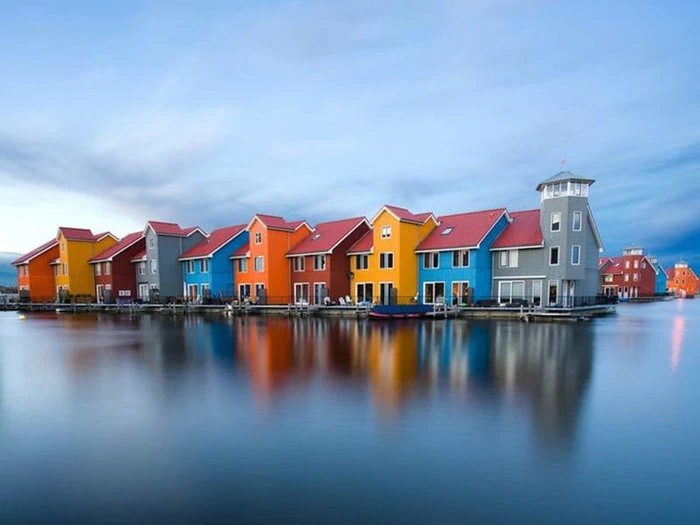
#> input picture assignments/KleurenHistogrammenFeatures/assets/color.png, 700 x 525 px, found by its file name
$ python main.py
#> lines starting #> are read from the running program, lines starting #| are printed output that depends on the picture
import numpy as np
from skimage import io
from skimage.color import rgb2hsv
import matplotlib.pyplot as plt

if __name__ == "__main__":
    image = io.imread("assets/color.png")
#> image is the input picture: shape (525, 700, 3); mean R, G, B 125.4, 148.2, 174.7
    image_gray = image.copy()

    # Which color range to keep.
    # Random math has been added to convert a photoshop range to skimage range.
    min_h = 24 / 360
    max_h = 45 / 360

    hue = rgb2hsv(image)[:, :, 0]
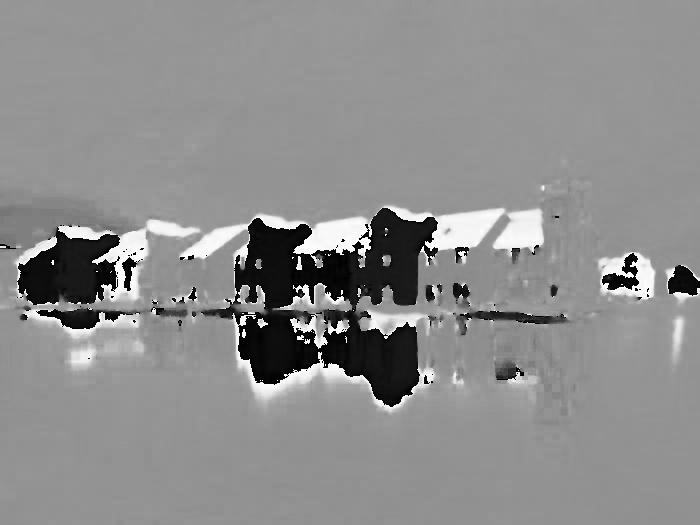
#> hue: shape (525, 700) float64; min 0, max 0.999, mean 0.556

    print("This is going to take a while...")
    for y in range(image_gray.shape[0]):
        for x in range(image_gray.shape[1]):
            # RGB range is 0..255
            pix = image_gray[y, x]
            r, g, b = pix[0], pix[1], pix[2]
            # HSV range is 0..1
            h = hue[y,x]

            # Only show yellow colors and grayscale the rest.
            # Number based on guesswork.
            if h < min_h or h > max_h:
                # Based on https://en.wikipedia.org/wiki/Grayscale
                yp = r * 0.2126 + g * 0.7152 + b * 0.0722
                pix.fill(yp)

    fig, ((ax1, ax2), (ax3, ax4)) = plt.subplots(nrows=2, ncols=2)

    ax1.imshow(image)
    ax2.imshow(image_gray)

    n_bins = 10
    hist_range = (0, 1)
    # Based on https://scikit-image.org/docs/stable/auto_examples/color_exposure/plot_rgb_to_hsv.html
    hue_image = rgb2hsv(image)[:, :, 0].flatten()
    hue_image_gray = rgb2hsv(image_gray)[:, :, 0].flatten()
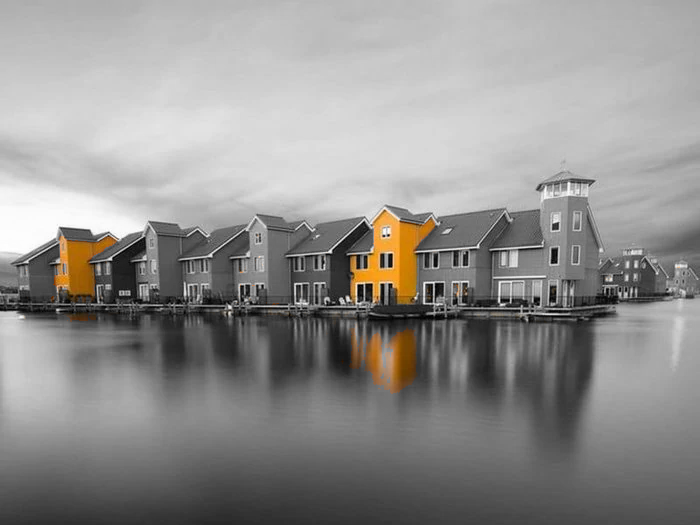
#> image_gray: shape (525, 700, 3); mean R, G, B 146.1, 144.6, 142.6

    ax3.hist(hue_image, n_bins, hist_range)
    ax3.set_title("Original Hue")
    ax4.hist(hue_image_gray, n_bins, hist_range)
    ax4.set_title("Grayscale Hue")

    plt.show()
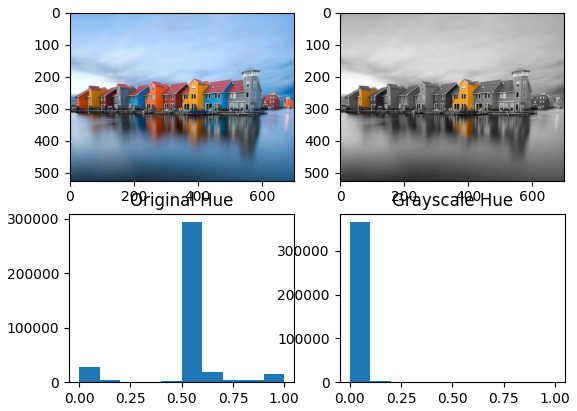
#> figure drawn by matplotlib, 4 panels; panel 3: tallest bar 293397 high, from x = 0.5 to 0.6; panel 4: tallest bar 365197 high, from x = -6.94e-18 to 0.1
